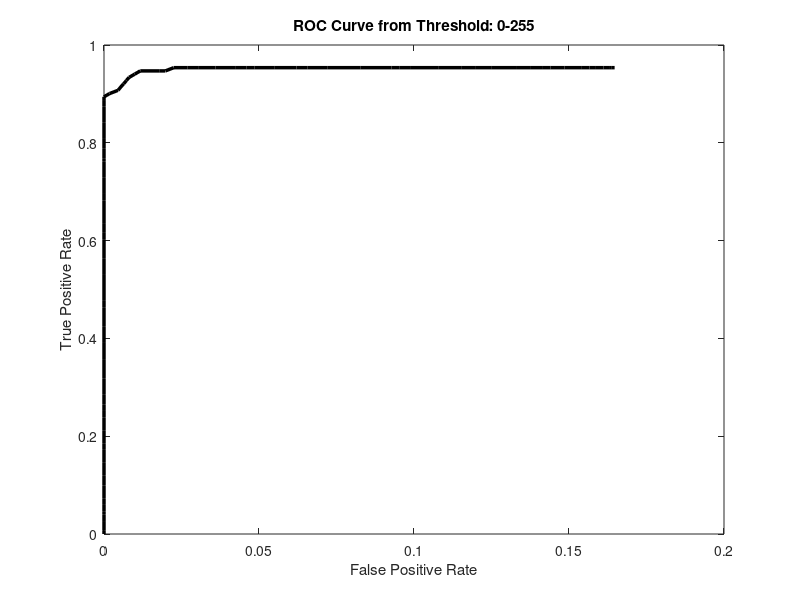
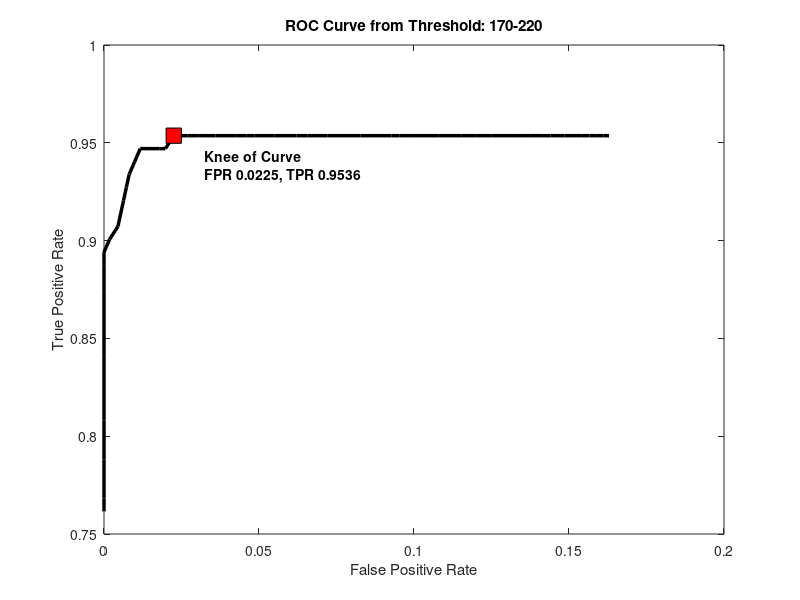

Recreate these plots in MATLAB, in order.
clc 
clear all
close all
data = load('TPR_FPR.txt');
data1 = load('TP_FP.txt');
TP = data1(:,2);
FP = data1(:,3);
TPR = data(:,1);
FPR = data(:,2);

for i=1:length(FPR)
    dist(i) = sqrt((TPR(i) - 1)^2 + (FPR(i) - 0)^2);
end

mindist = min(dist);
index = find(mindist == dist);
TPR_min = TPR(index);
FPR_min = FPR(index);
TP_min = TP(index);
FP_min = FP(index);
Actual_Index = index-1;

figure()
plot(FPR, TPR,'linewidth',2.5,'color','black');
xlabel('False Positive Rate')
ylabel('True Positive Rate')
title('ROC Curve from Threshold: 0-255')

figure()
plot(FPR(171:221), TPR(171:221),'linewidth',2.5,'color','black');
hold on
plot(FPR(index), TPR(index), 'square','MarkerSize',11,'MarkerEdgeColor','black', 'MarkerFaceColor','red')
xlabel('False Positive Rate')
ylabel('True Positive Rate')
title('ROC Curve from Threshold: 170-220')
% xlim([0 1]);
% ylim([0 1]);
textspec2='Knee of Curve';
Text_on_plot2=sprintf(textspec2);
text(FPR(index)+0.01,TPR(index)-0.01,Text_on_plot2,'color','black','FontSize',10,'FontWeight','bold')

textspec23='FPR %.4f, TPR %.4f';
Text_on_plot23=sprintf(textspec23,FPR(index),TPR(index));
text(FPR(index)+0.01,TPR(index)-0.02,Text_on_plot23,'color','black','FontSize',10,'FontWeight','bold')